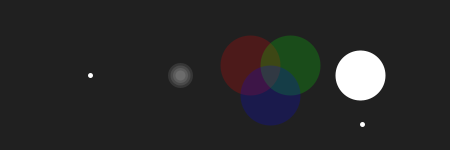
Frame 1 (no input)
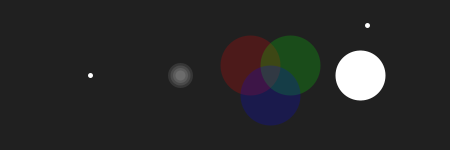
Frame 60 (the mouse pressed at the canvas centre just before this capture)
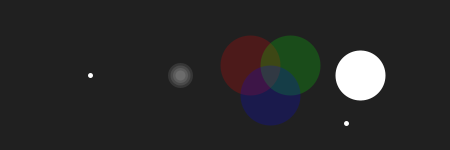
Frame 120 (the mouse held since frame 60 and released just before this capture)

The Processing sketch that drew these frames (run headless with seeded random() and noise(); from frame 60 on, the mouse is pressed at the canvas centre):

// Processing sketch: build
// ── build.pde
/* 

Formas básicas en Processing / point()

José Vicente Araújo
http://dunadigital.com 
svcnt@dunadigital.com
junio 2015
Processing 2.2.1

*/

void setup() {
	size(450, 150); //tamaño de la ventana. (ancho, alto)
	

}

void draw() {
	background(#202020); //color del fondo (HEX)
	//Punto 1
	stroke(255); //color de la línea (int >=0 <=255)
	strokeWeight(5); //grosor de la línea (píxeles)
	point(width*0.2, height/2); //punto (coordenada x, coordenada y)
	//Punto 2
	stroke(255,25); //color de la línea (int >=0 <=255, transparencia)
	strokeWeight(25);
	point(width*0.4, height/2);
	strokeWeight(20);
	point(width*0.4, height/2);
	strokeWeight(15);
	point(width*0.4, height/2);
	strokeWeight(10);
	point(width*0.4, height/2);
	//Punto 3
	strokeWeight(60);
	stroke(#ff0000,50);
	point(width*0.6-20, height/2-10);
	stroke(#00ff00,50);
	point(width*0.6+20, height/2-10);
	stroke(#0000ff,50);
	point(width*0.6, height/2+20);
	//Punto 4
	stroke(255);
	strokeWeight(50);
	point(width*0.8, height/2);
	strokeWeight(5);
	point(width*0.8+50*sin(frameCount*0.05), height/2+50*cos(frameCount*0.05));
	
}
